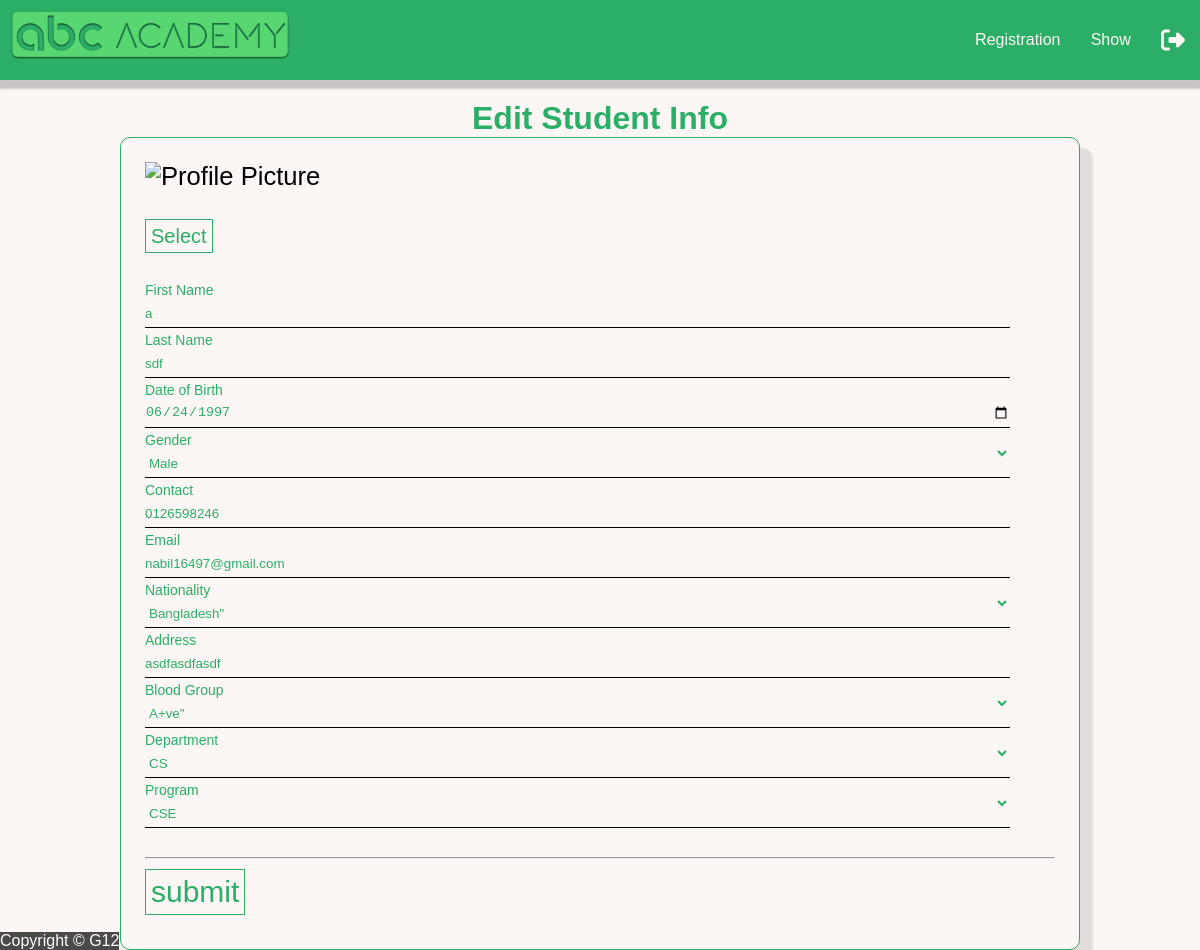
Page /editStudentinfo.php?id=3 (signed in) on the committed database.
### tables this page shows
CREATE TABLE `student_info` (
  `id` int(11) NOT NULL,
  `firstname` varchar(20) NOT NULL,
  `lastname` varchar(20) NOT NULL,
  `contact` varchar(20) NOT NULL,
  `email` varchar(50) NOT NULL,
  `gender` tinyint(1) NOT NULL,
  `dob` date NOT NULL,
  `creditcomp` int(3) NOT NULL,
  `dept` varchar(20) NOT NULL,
  `program` varchar(20) NOT NULL,
  `nationality` varchar(20) NOT NULL,
  `blood` varchar(5) NOT NULL,
  `image` varchar(200) NOT NULL,
  `admissiondate` timestamp NOT NULL DEFAULT current_timestamp() ON UPDATE current_timestamp(),
  `address` varchar(200) NOT NULL,
  `cgpa` double NOT NULL,
  `graduationdate` date NOT NULL,
  `password` varchar(200) NOT NULL
);

### model.php (called while the page is built, shortened)
<?php
function showStudent($id){
	$conn = db_conn();
	$selectQuery = "SELECT * FROM `student_info` where id = ?";
    try {
        $stmt = $conn->prepare($selectQuery);
        $stmt->execute([$id]);
    } catch (PDOException $e) {
        echo $e->getMessage();
    }
    $row = $stmt->fetch(PDO::FETCH_ASSOC);
    return $row;
}

### controller/studentInfo.php (called while the page is built, shortened)
<?php
require_once 'model.php';
function fetchStudent($id){
	return showStudent($id);
}

### editstudentinfo.php (the view, shortened to what this page needs)
<?php
require_once 'controller/studentInfo.php';
$student = fetchStudent($_GET['id']);
 ?>
<!DOCTYPE html>
<html>
<head>
	<link rel="stylesheet" type="text/css" href="css/style.css">
</head>
<body>
<?php include('header1.php');?>
<span class="textcenter textmain"><h1>Edit Student Info</h1></span>
	<div class="textcenter">
	<div class="main_internaldiv textleft fontsize160">
		<form action="controller/updateStudent.php" method="POST" enctype="multipart/form-data">
			<div class="image">
			<img src= '<?php echo $student['image']; ?>' alt="Profile Picture" class="userimage">
			</div>
			<br>
  				<label for="file" class="filelabel" >Select</label>
  				<br>
  			<br>
			<div class="form">
					<input value="<?php echo $student['firstname'] ?>" type="text" name="firstname" autocomplete="off" required />
					<label for="firstname" class="label-name">
					<span class="content-name">First Name</span>
					</label>
			</div>
			<div class="form">
					<input value="<?php echo $student['lastname'] ?>" type="text" name="lastname" autocomplete="off" required />
					<label for="lastname" class="label-name">
					<span class="content-name">Last Name</span>
					</label>
			</div>
			<div class="form">
					<input value="<?php echo $student['dob'] ?>" type="Date" name="dob" autocomplete="off" required />
					<label for="dob" class="label-name">
					<span class="content-name">Date of Birth</span>
					</label>
			</div>
			<div class="form">
					<select name="gender" required >
						<option selected><?php if ($student['gender']==0) echo 'Male'; else echo 'Female';?></option>
					</select>
					<label for="gender" class="label-name">
					<span class="content-name">Gender</span>
					</label>
			</div>
			<div class="form">
					<input value="<?php echo $student['contact'] ?>" type="text" name="contact" autocomplete="off" maxlength="15" size="15" required />
					<label for="contact" class="label-name">
					<span class="content-name">Contact</span>
					</label>
			</div>
			<div class="form">
					<input value="<?php echo $student['email'] ?>" type="text" name="email" autocomplete="off" required />
					<label for="email" class="label-name">
					<span class="content-name">Email</span>
					</label>
			</div>
			<div class="form">
					<select name="nationality" required >
						<option selected><?php echo $student['nationality'] ?>"</option>
						</select>
					<label for="nationality" class="label-name">
					<span class="content-name">Nationality</span>
					</label>
			</div>
			<div class="form">
					<input value="<?php echo $student['address'] ?>" type="text" autocomplete="off" name="address" required />
					<label for="address" class="label-name">
					<span class="content-name">Address</span>
					</label>
			</div>
			<div class="form">
					<select name="blood" required >
						<option selected><?php echo $student['blood'] ?>"</option>
					</select>
					<label for="blood" class="label-name">
					<span class="content-name">Blood Group</span>
					</label>
			</div>
			<div class="form">
			<select name="deptid" id="deptid" onclick="disable()" required />
						<option selected><?php echo $student['dept'] ?></option>
					<label for="department" class="label-name">
					<span class="content-name">Department</span>
					</label>
			</div>
			<div class="form">
			<select name="program" id="program" onclick="disable()" required />
						<option selected><?php echo $student['program'] ?></option>
					<label for="program" class="label-name">
					<span class="content-name">Program</span>
					</label>
			</div>
			<br>
			<hr>
			<input type="submit" value="submit" name="submit">
		</form>
</div>
</div>
<?php include('footer.php');?>
</body>
</html>

### css/style.css (style rules this page uses)
html { height: 100%; }
* { margin: 0; padding: 0; box-sizing: border-box; }
body { margin: 0; background-color: #FCF6F5FF; min-height: 100%; display: flex; justify-content: space-around; flex-direction: column; font-family: sans-serif; }
.form { width: 95%; position: relative; height: 50px; overflow: hidden; }
.form input { width: 100%; height: 100%; color: #2BAE66FF; background: #FCF6F5FF; padding-top:20px; border:none; outline: none; }
.form select { width: 100%; height: 100%; color: #2BAE66FF; background: #FCF6F5FF; padding-top:20px; border:none; outline: none; }
.form label { position: absolute; bottom: 0px; left: 0%; width: 100%; height: 100%; pointer-events: none; border-bottom: 1px solid #000; }
.content-name { position: absolute; bottom: 5px; left: 0px; transform: all 0.3s ease; }
.form input:focus + .label-name .content-name, .form input:valid + .label-name .content-name { transform: translateY(-150%); font-size: 14px; color: #2BAE66FF; }
.from input:focus + .label-name::after, .form input:valid + .label-name::after { transform: translateX(0%); }
.form select:focus + .label-name .content-name, .form select:valid + .label-name .content-name { transform: translateY(-150%); font-size: 14px; color: #2BAE66FF; }
.from select:focus + .label-name::after, .form select:valid + .label-name::after { transform: translateX(0%); }
input[type=submit] { color: #2BAE66FF; border: 1px solid #2BAE66FF; background: none; padding: 5px; font-size: 30px; cursor: pointer; transition: 0.8s; margin-top: 10px; margin-bottom: 10px; }
.filelabel { color: #2BAE66FF; border: 1px solid #2BAE66FF; background: none; padding: 5px; font-size: 20px; cursor: pointer; transition: 0.8s; margin-top: 10px; margin-bottom: 10px; }
.main_internaldiv { border: 1px solid #2BAE66FF; box-shadow: 12px 12px 2px 1px rgba(0, 0, 0, .1); padding: 2%; border-radius: 10px; display: inline-block; width: 80%; }
.textcenter { text-align: center; }
.textleft { text-align: left; }
.fontsize160 { font-size: 160% }
.userimage { height: 200px; }
.textmain { color: #2BAE66FF; }

### rows in the picture
student_info: firstname "a", lastname "sdf", dob "06/24/1997", gender "Male", contact "0126598246", email "nabil16497@gmail.com", nationality "Bangladesh\"", address "asdfasdfasdf", blood "A+ve\"", deptid "CS", program "CSE"
